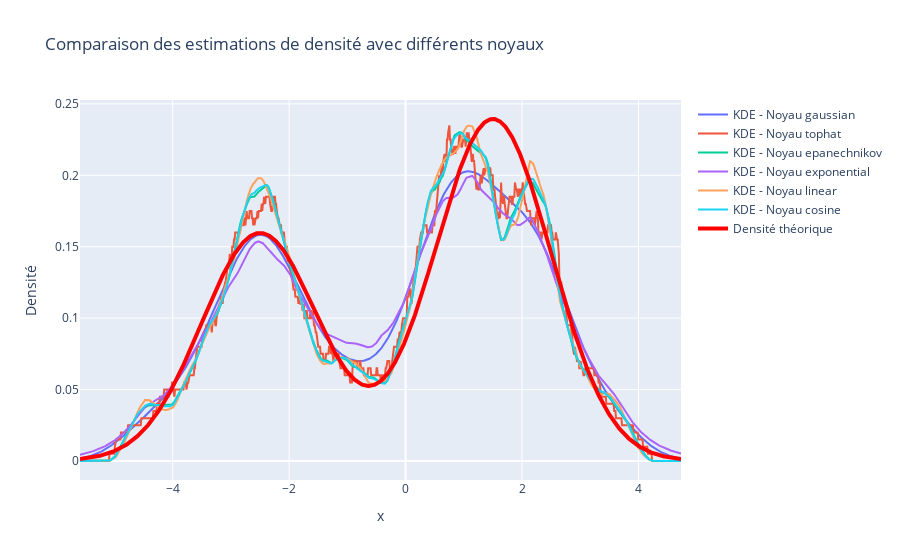

Notebook code for this chart:
### Markdown cell above
> * Gaussien : Donne une estimation lisse qui suit de près la densité théorique.
> * Top-hat : L'estimation est plus rugueuse par rapport au noyau gaussien. Elle ressemble à une série d'histogrammes adjacents. C'est une estimation par morceaux, mais elle capture plutot correctement la structure globale des données.
> * Epanechnikov : L'estimation est assez lisse (un peu plus que la Top-hat) et suit bien la densité théorique.
> * Exponentiel : Donne une estimation avec des queues plus longues. Il attribue plus de poids aux observations éloignées par rapport à d'autres noyaux.
> * Linéaire : Donne également une estimation lisse, mais avec quelques irrégularités. Elle se situe entre le top-hat et le gaussien en termes de lissage.
> * Cosine : L'estimation est également lisse et se rapproche de la densité théorique, avec une décroissance en forme de cosinus à partir des points d'échantillon.

### Code cell
import plotly.graph_objects as go

# Préparation des données pour la visualisation avec plotly
traces = []

# Estimations pour chaque noyau
for kernel in kernels:
    kde = KernelDensity(kernel=kernel, bandwidth=0.5).fit(samples.reshape(-1, 1))
    log_dens = kde.score_samples(x_values.reshape(-1, 1))
    traces.append(go.Scatter(x=x_values, y=np.exp(log_dens), mode='lines', name=f'KDE - Noyau {kernel}'))

# Densité théorique
traces.append(go.Scatter(x=x_values, y=y_values, mode='lines', name='Densité théorique', line=dict(width=4, color="red")))

# Construction du graphique
layout = go.Layout(title="Comparaison des estimations de densité avec différents noyaux",
                   xaxis=dict(title="x"),
                   yaxis=dict(title="Densité"),
                   hovermode="closest")

fig = go.Figure(data=traces, layout=layout)
fig.show();

### Figure 1 — Plotly figure (JSON) as saved in the notebook; plotly's stock layout.template omitted (floating-point values rounded to 4 significant figures; data arrays with more than 128 entries replaced by an {"elided": "..."} marker saying what was removed)
{"data": [{"mode": "lines", "name": "KDE - Noyau gaussian", "type": "scatter", "x": {"elided": "1000 float values"}, "y": {"elided": "1000 float values"}}, {"mode": "lines", "name": "KDE - Noyau tophat", "type": "scatter", "x": {"elided": "1000 float values"}, "y": {"elided": "1000 float values"}}, {"mode": "lines", "name": "KDE - Noyau epanechnikov", "type": "scatter", "x": {"elided": "1000 float values"}, "y": {"elided": "1000 float values"}}, {"mode": "lines", "name": "KDE - Noyau exponential", "type": "scatter", "x": {"elided": "1000 float values"}, "y": {"elided": "1000 float values"}}, {"mode": "lines", "name": "KDE - Noyau linear", "type": "scatter", "x": {"elided": "1000 float values"}, "y": {"elided": "1000 float values"}}, {"mode": "lines", "name": "KDE - Noyau cosine", "type": "scatter", "x": {"elided": "1000 float values"}, "y": {"elided": "1000 float values"}}, {"line": {"color": "red", "width": 4}, "mode": "lines", "name": "Densité théorique", "type": "scatter", "x": {"elided": "1000 float values"}, "y": {"elided": "1000 float values"}}], "layout": {"hovermode": "closest", "title": {"text": "Comparaison des estimations de densité avec différents noyaux"}, "xaxis": {"title": {"text": "x"}}, "yaxis": {"title": {"text": "Densité"}}}}
